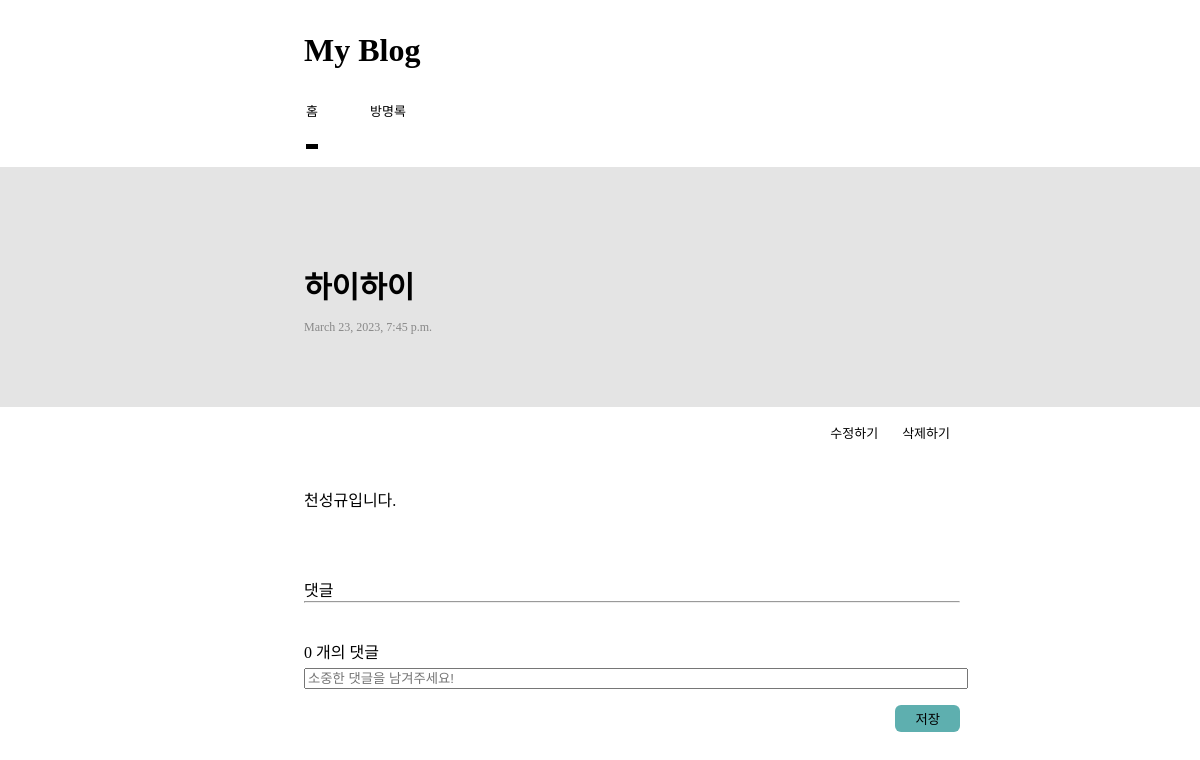
Before: /blog/1 with the older database file.
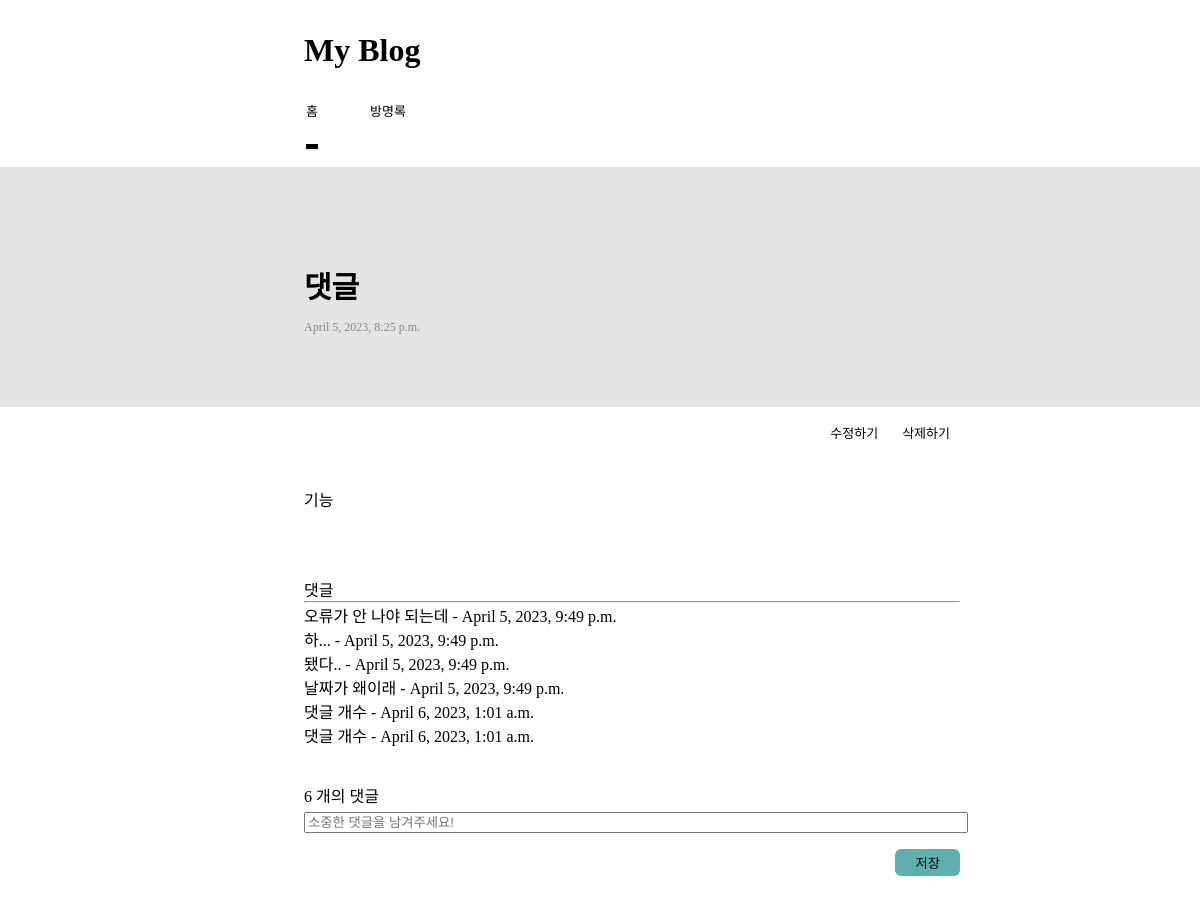
After: the same page with the newer database file.
### blog/models.py (models this page shows, shortened)
class Blog(models.Model):
    title = models.CharField(max_length=100)
    created_at = models.DateTimeField(auto_now_add=True)
    content = models.TextField()

class Comment(models.Model):
    post = models.ForeignKey(Blog, on_delete=models.CASCADE, null=True)
    body = models.TextField()
    created_at = models.DateTimeField(auto_now_add=True)

### blog/views.py (the view, shortened to what this page needs)
# urls.py: path('blog/<int:blog_id>',views.detail,name='detail'),
def detail(request,blog_id):
    blog = get_object_or_404(Blog,pk=blog_id)
    comments = Comment.objects.filter(post = blog_id)
    comment_cnt = comments.count()
    return render(request,'detail.html',{'blog':blog, 'comments':comments, "comment_cnt":comment_cnt})

### blog/templates/detail.html (shortened to what this page needs)
{%load static%}
<!DOCTYPE html>
<html lang="en">
<head>
    <link rel="stylesheet" href="{% static 'blog/css/detail.css'%}">
</head>
<body>
    <h1>My Blog</h1>
    <nav class="gnb">
        <ul>
            <li><a href="{%url 'home'%}" class="menu_home">홈</a></li>
            <li><a href="" class="menu_guest"></a>방명록</li>
        </ul>
    </nav>
    <div class="mainback">
        <div class="main">
            <span class="title">
                <h2>{{blog.title}}</h2>
            </span>
            <span class="created">
                <p>{{blog.created_at}}</p>
            </span>
        </div>
    </div>
    <div class="detail">
        <div class="edit_button">
            <a href="{% url 'edit' blog.id %}" class="button">수정하기</a>
            <a href="{% url 'delete' blog.id %}" class="button">삭제하기</a>
        </div>
        <div class="content">
            <p>{{blog.content}}</p>
        </div>
    </div>
    <br>
    <div class="comment_Container">
        댓글
        <hr>
        {%for comment in comments %}
        {{comment.body}} - {{comment.created_at}}
        <br>
        {% endfor %}
        <br><br>
        <div class="comment_title">
            {{comment_cnt}}
            개의 댓글
        </div>
        <form method="POST" class="comments">
            <input name = "body" type="text" class="comment_body" placeholder="소중한 댓글을 남겨주세요!">
            <input class = "btn" type="submit" value="저장">
        </form>
    </div>
</body>
</html>

### blog/static/blog/css/detail.css (style rules this page uses)
* { margin:0; }
h1 { text-align: left; margin-left: 19rem; margin-top:2rem; margin-bottom: 2rem; }
.gnb { height: 66px; display:block; padding:0 0 0 15rem; }
ul { list-style-type: none; display:inline-block; vertical-align: bottom; height: 66px; }
li { float: left; padding: 0 26px; display: list-item; text-align: -webkit-match-parent; font-size: 13px; height: 40px; }
li > a { text-decoration-line: none; color: black; padding-bottom: 25px; border-bottom: 5px solid #000; }
.mainback { background-color: #33333321; height: 15rem; padding:0 2rem 0 19rem; }
.main { padding:6rem 0 0 0 ; }
.title { font-size: 20px; }
.created { height: 20px; padding-top: 13px; font-size: 12px; display: block; color: #888; }
.edit_button { transition: 0.5s; text-align: right; margin:1rem 15rem 0 0 ; height:4rem; vertical-align:middle; }
.button { text-decoration-line: none; color: black; padding:5px; margin:5px; transition: 0.5s; font-size: 13px; }
.content { padding:0 15rem 3rem 19rem; }
.comment_title { margin-bottom: 5px; }
.comment_Container { padding:0 15rem 3rem 19rem; }
.comment_body { width: 100%; }
.btn { float: right; margin:1rem 0 5rem 0; padding: 4px 20px 4px 20px; background-color:rgba(0, 128, 128, 0.63); border:none; border-radius: 6px; }
.title { margin-bottom: 10px; }

Changed rows visible on the page:
changed Blog: title "하이하이" → "댓글"; created_at "March 23, 2023, 7:45 p.m." → "April 5, 2023, 8:25 p.m."; content "천성규입니다." → "기능"
added Comment: body "오류가 안 나야 되는데", created_at "April 5, 2023, 9:49 p.m."
added Comment: body "하...", created_at "April 5, 2023, 9:49 p.m."
added Comment: body "됐다..", created_at "April 5, 2023, 9:49 p.m."
added Comment: body "날짜가 왜이래", created_at "April 5, 2023, 9:49 p.m."
added Comment: body "댓글 개수", created_at "April 6, 2023, 1:01 a.m."
added Comment: body "댓글 개수", created_at "April 6, 2023, 1:01 a.m."
Other visible differences:
{{ comment_cnt }}: "0" → "6"
